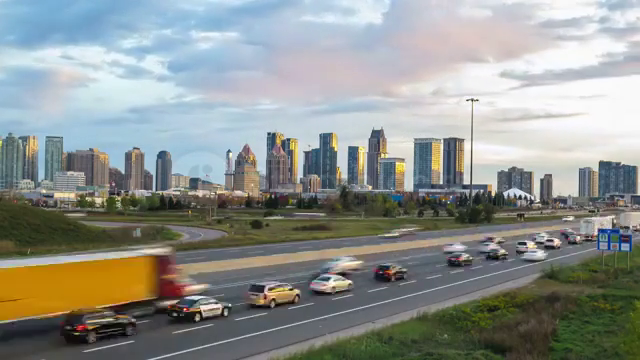
#> input picture frame 14 of day to night video 1.mp4, 640 x 360 px, given in place of day to night video 2.mp4, which was not available
$ python 'Real Time classifier.py'
#> lines starting #> are read from the running program, lines starting #| are printed output that depends on the picture; after the words box and inside, x2 and y2 are one past the last pixel; in counts of white or black regions, pixels touching at a corner belong together; pictures that were not available may be replaced by others from this repository, and a replacement may not be noted
import cv2
import numpy as np

vid = cv2.VideoCapture("day to night video 2.mp4")
threshold = 120
while(True):

    check, frame = vid.read()
#> frame is the input picture: shape (360, 640, 3); mean B, G, R 142.1, 146.5, 142.3
    resizedframe = cv2.resize(frame,(500,500))
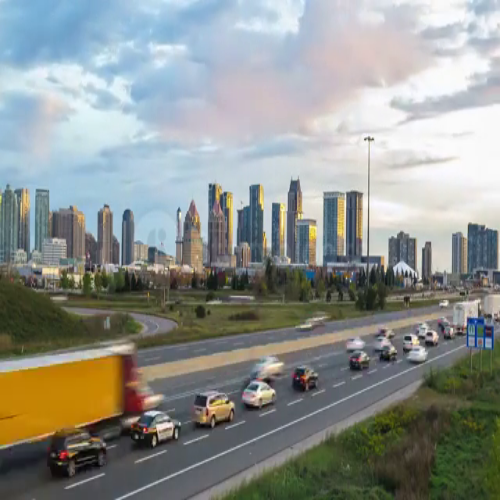
#> resizedframe: shape (500, 500, 3); mean B, G, R 142, 146.4, 142.2
    hsv = cv2.cvtColor(resizedframe, cv2.COLOR_RGB2HSV)
#> hsv: shape (500, 500, 3); mean H, S, V 62, 54.2, 157.4

    # Add up all the pixel values in the V channel from the parameters (H,S and V)
    brightness = np.sum(hsv[:,:,2])
#> brightness = 39341686
    area = 500*500
    avg = brightness/area
#> avg = 157.4
    if(avg >= threshold):
        cv2.putText(resizedframe,"DAY",(50,50),cv2.FONT_HERSHEY_COMPLEX,1,(0,0,0),3)
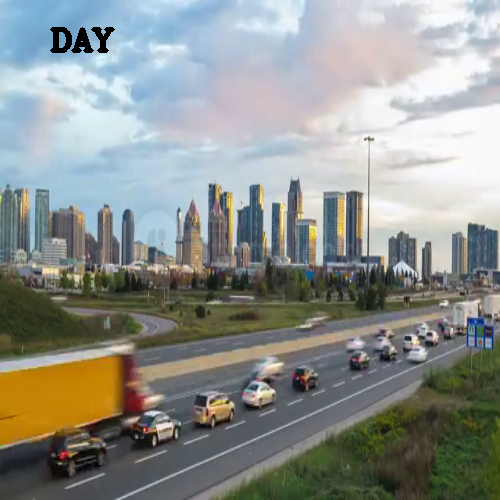
#> resizedframe: shape (500, 500, 3); 0.38% of pixels changed, all inside (x1, y1, x2, y2) = (50, 27, 115, 53)
    else:
        cv2.putText(resizedframe,"NIGHT",(50,50),cv2.FONT_HERSHEY_SIMPLEX,1,(255,255,255),3)
    cv2.imshow("VIDEO",resizedframe)
    if(cv2.waitKey(1) & 0xFF == ord('q')):
#> (key q is pressed here)
        break
vid.release()
cv2.destroyAllWindows()

$ run again, starting later in the video
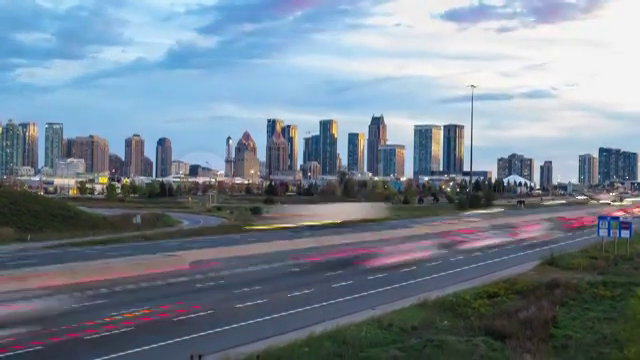
#> input picture frame 63 of day to night video 1.mp4, 640 x 360 px, given in place of day to night video 2.mp4, which was not available
#> frame is the input picture: shape (360, 640, 3); mean B, G, R 145.3, 132.1, 118.3
#> `resizedframe = cv2.resize(frame,(500,500))`:
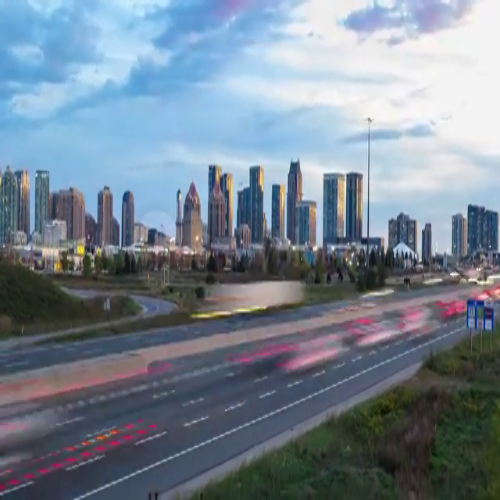
#> resizedframe: shape (500, 500, 3); mean B, G, R 145.2, 132, 118.2
#> hsv: shape (500, 500, 3); mean H, S, V 47, 62.4, 149.7
#> brightness = 37432941
#> avg = 149.7
#> `cv2.putText(resizedframe,"DAY",(50,50),cv2.FONT_HERSHEY_COMPLEX,1,(0,0..`:
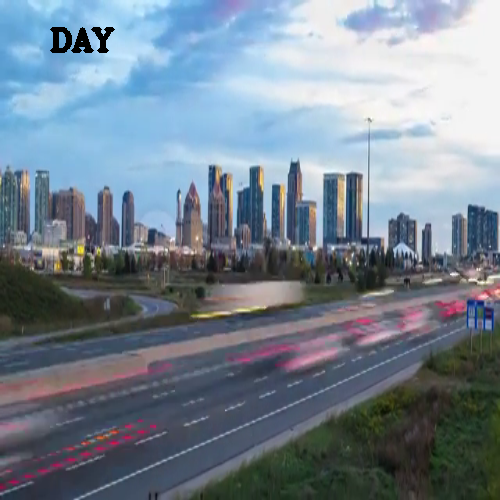
#> resizedframe: shape (500, 500, 3); 0.38% of pixels changed, all inside (x1, y1, x2, y2) = (50, 27, 115, 53)
